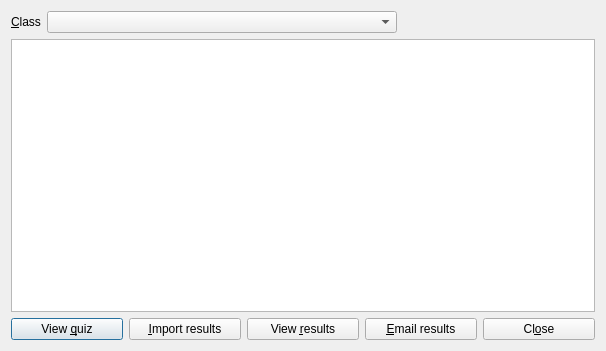
<?xml version="1.0" encoding="UTF-8"?>
<ui version="4.0">
 <class>Dialog</class>
 <widget class="QDialog" name="Dialog">
  <property name="geometry">
   <rect>
    <x>0</x>
    <y>0</y>
    <width>606</width>
    <height>351</height>
   </rect>
  </property>
  <property name="windowTitle">
   <string>Quiz History</string>
  </property>
  <layout class="QHBoxLayout" name="horizontalLayout_3">
   <item>
    <layout class="QVBoxLayout" name="verticalLayout">
     <item>
      <layout class="QHBoxLayout" name="horizontalLayout_2">
       <item>
        <widget class="QLabel" name="label">
         <property name="maximumSize">
          <size>
           <width>50</width>
           <height>16777215</height>
          </size>
         </property>
         <property name="text">
          <string>&amp;Class</string>
         </property>
         <property name="buddy">
          <cstring>classCombo</cstring>
         </property>
        </widget>
       </item>
       <item>
        <widget class="QComboBox" name="classCombo">
         <property name="minimumSize">
          <size>
           <width>350</width>
           <height>0</height>
          </size>
         </property>
         <property name="maximumSize">
          <size>
           <width>500</width>
           <height>16777215</height>
          </size>
         </property>
        </widget>
       </item>
       <item>
        <spacer name="horizontalSpacer">
         <property name="orientation">
          <enum>Qt::Horizontal</enum>
         </property>
         <property name="sizeHint" stdset="0">
          <size>
           <width>40</width>
           <height>20</height>
          </size>
         </property>
        </spacer>
       </item>
      </layout>
     </item>
     <item>
      <widget class="QTableView" name="tableView"/>
     </item>
     <item>
      <layout class="QHBoxLayout" name="horizontalLayout">
       <item>
        <widget class="QPushButton" name="viewQuizButton">
         <property name="text">
          <string>View &amp;quiz</string>
         </property>
        </widget>
       </item>
       <item>
        <widget class="QPushButton" name="importResultsButton">
         <property name="text">
          <string>&amp;Import results</string>
         </property>
        </widget>
       </item>
       <item>
        <widget class="QPushButton" name="viewResultsButton">
         <property name="text">
          <string>View &amp;results</string>
         </property>
        </widget>
       </item>
       <item>
        <widget class="QPushButton" name="emailResultsButton">
         <property name="text">
          <string>&amp;Email results</string>
         </property>
        </widget>
       </item>
       <item>
        <widget class="QPushButton" name="closeButton">
         <property name="text">
          <string>Cl&amp;ose</string>
         </property>
        </widget>
       </item>
      </layout>
     </item>
    </layout>
   </item>
  </layout>
 </widget>
 <resources/>
 <connections/>
</ui>
